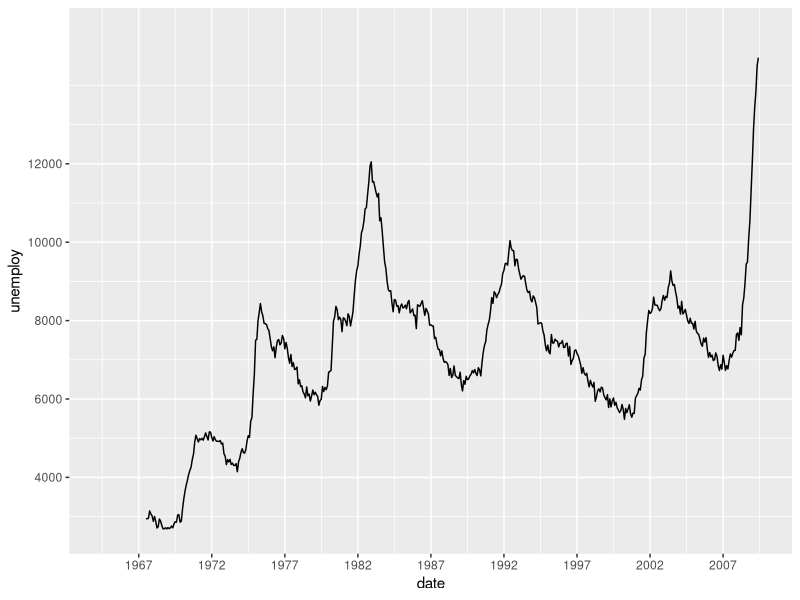
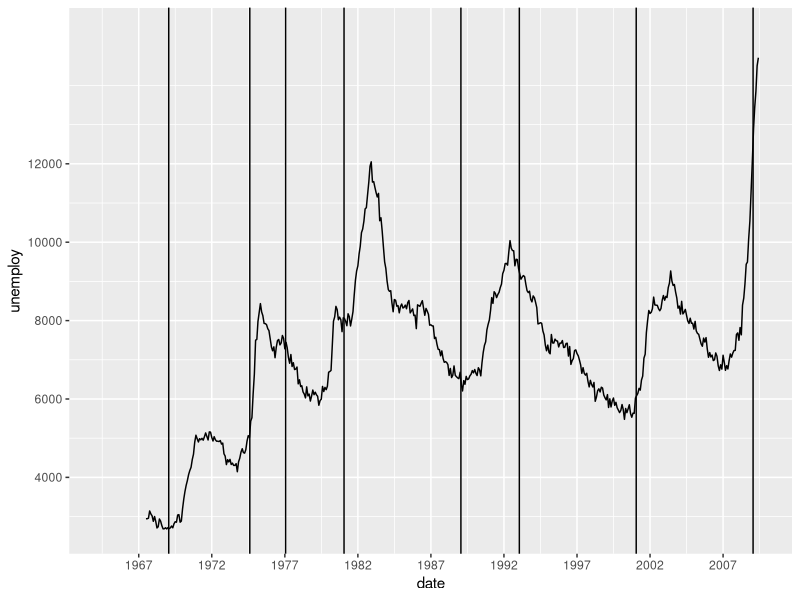
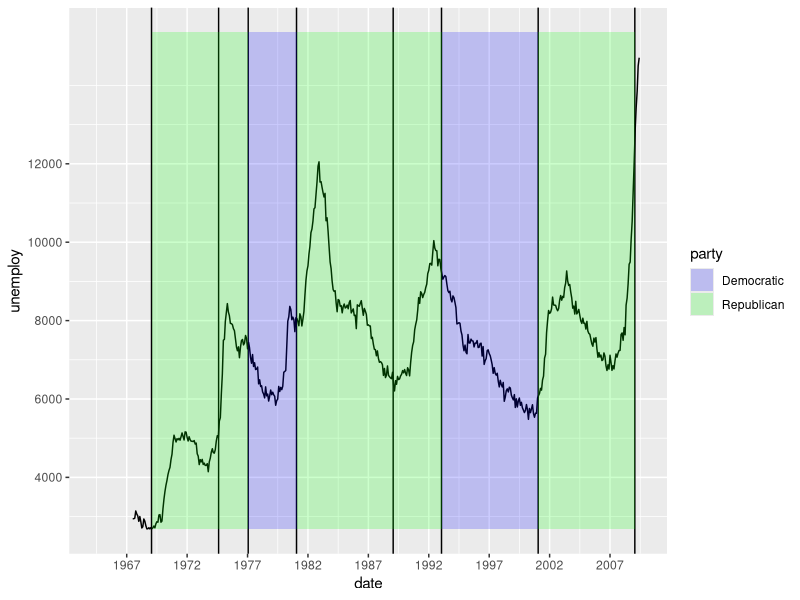
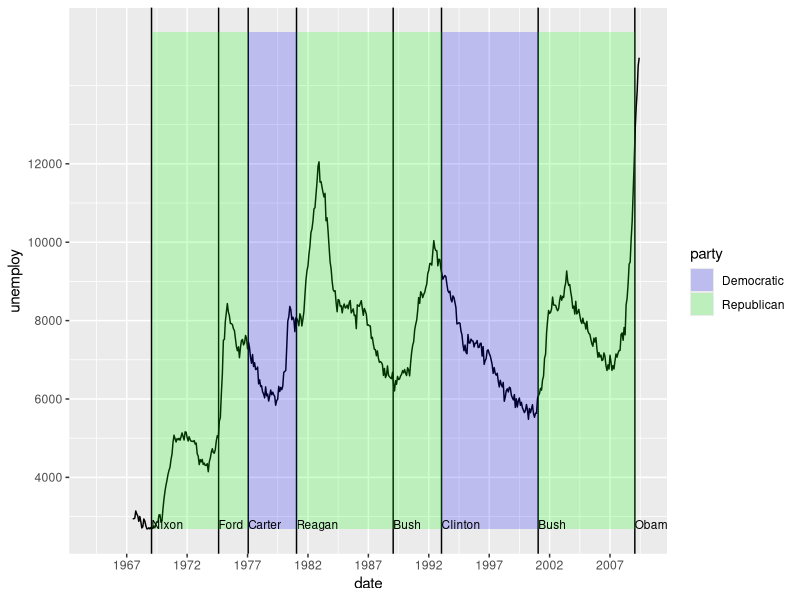
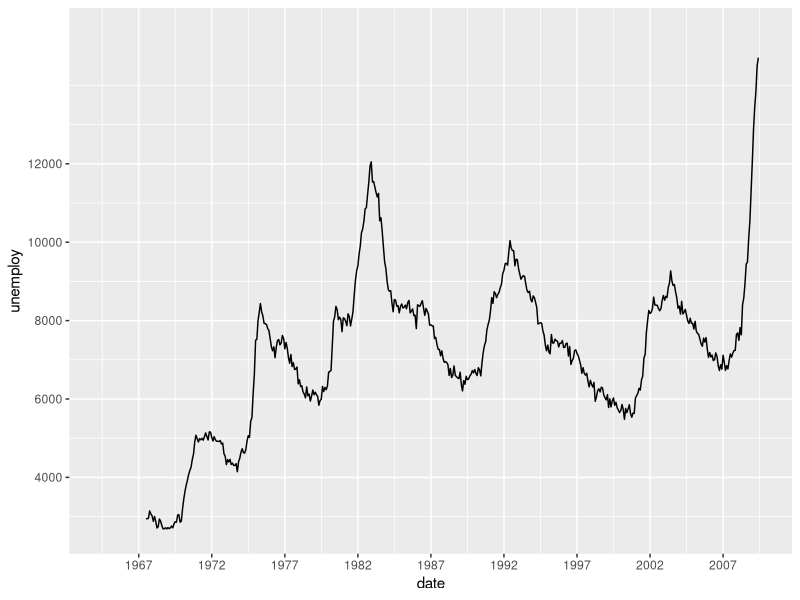
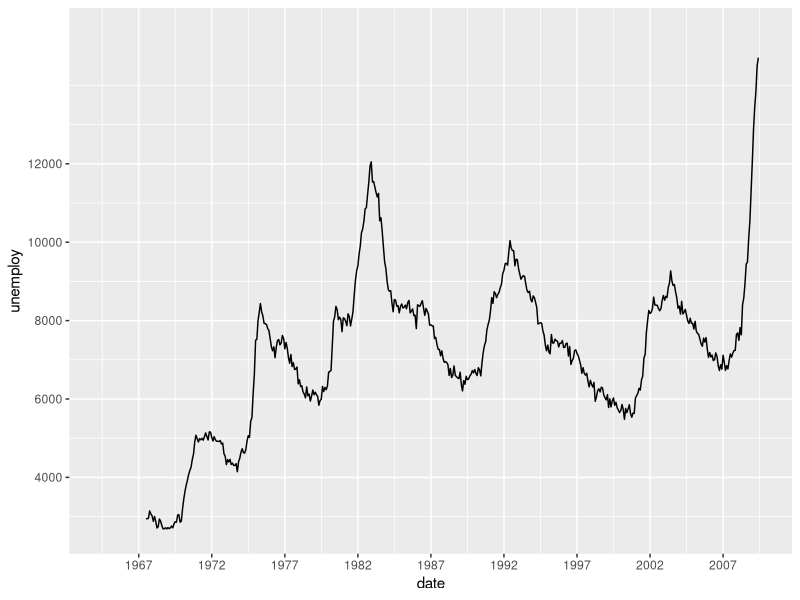
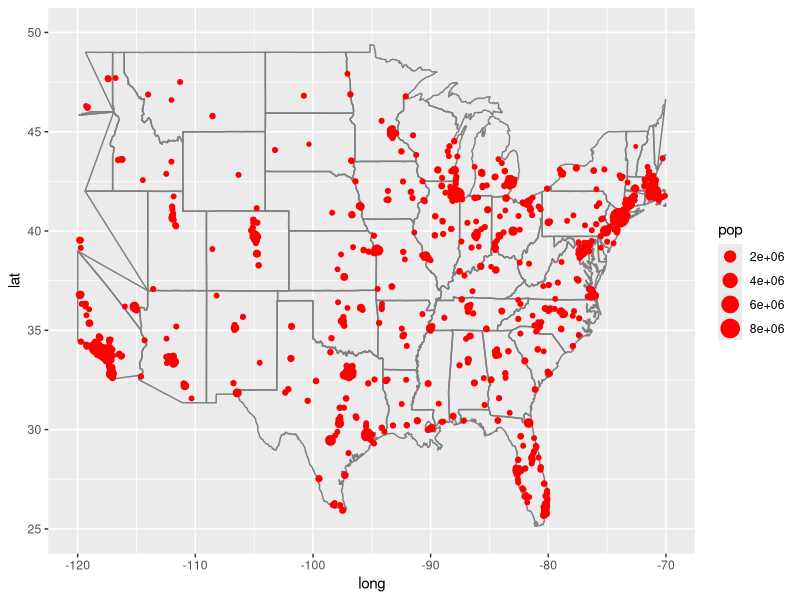

Here is the R script that generated these plots, in order:
library(ggplot2)
library(scales)
#http://f.dataguru.cn/thread-272452-1-1.html
#1.1
# 绘制图层， 并设置坐标
unemp <- ggplot(economics, aes(date, unemploy))
unemp <- unemp + geom_line(xlab = "", ylab = "No. unemployed(1000s)") +
    scale_x_date(breaks = "5 year", labels = date_format("%Y"), limits = as.Date(c("1964-6-30", "2009-06-30"))) +
    scale_y_continuous(breaks = seq(0, 12000, 2000))
unemp
# 加上垂直标记线
pre <- presidential[-(1:3), ]
yrng <- range(economics$unemploy)
xrng <- range(economics$date)
unemp <- unemp + geom_vline(aes(xintercept = as.integer(start)), data = pre)
unemp
# 绘制区块
unemp <- unemp + geom_rect(aes(NULL, NULL, xmin = start, xmax = end,fill = party), ymin = yrng[1], ymax = yrng[2], data = pre,alpha = 0.2) + scale_fill_manual(values=c("blue", "green"))
unemp
# 加上每个对应的文字
last_plot() + geom_text(aes(x = start, y = yrng[1], label = name), data = pre,
                        size = 3, hjust = 0, vjust = 0)

# 1.2
unemp <- ggplot(economics, aes(date, unemploy))
unemp <- unemp + geom_line(xlab = "", ylab = "No. unemployed(1000s)") +
    scale_x_date(breaks = "5 year", labels = date_format("%Y"),
                 limits = as.Date(c("1964-6-30", "2009-06-30"))) +
    scale_y_continuous(breaks = seq(0, 12000, 2000)) 

pre <- presidential[-(1:3), ]
yrng <- range(economics$unemploy)
xrng <- range(economics$date)

caption <- paste(strwrap("Unemployment rates in the US have
                         varied a lot over the years", 40), collapse="\n")
# 添加文字
unemp + geom_text(aes(x, y, label = caption),
                  data = data.frame(x = xrng[2], y = yrng[2]),
                  hjust = 1, vjust = 1, size = 4)
# 标记最高点
highest <- subset(economics, unemploy == max(unemploy))
unemp + geom_point(data = highest, size = 3, colour = "red", alpha = 0.5)

#2
library(maps)
data(us.cities)
p <- ggplot(data = us.cities, aes(x = long, y = lat)) +
    borders("state", size = 0.5) +
    xlim(-120, -70) + ylim(25, 50)

p + geom_point(data = us.cities, aes(size = pop),
               colour = "red", position = "jitter")